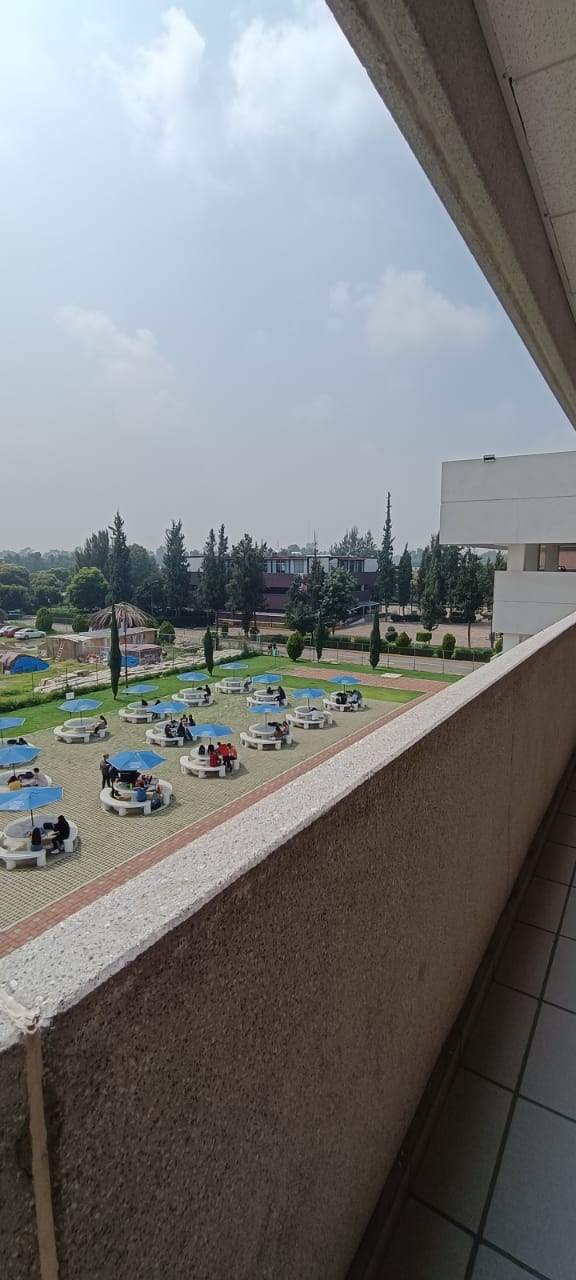
#> input picture códigos Practica 1/OP1_4.jpg, 576 x 1280 px
$ python 'Obtención_del_histograma.py'
#> lines starting #> are read from the running program, lines starting #| are printed output that depends on the picture
import cv2
import matplotlib.pyplot as plt

# Cargar la imagen en color
img0 = cv2.imread('OP1_4.jpg')
#> img0 is the input picture: shape (1280, 576, 3); mean B, G, R 122, 121.8, 119.8
img=cv2.resize(img0,(500,500))
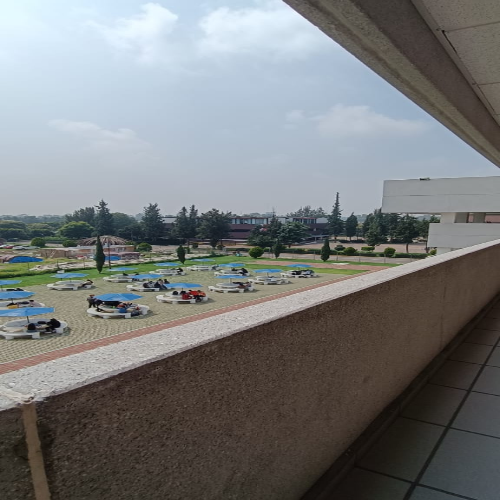
#> img: shape (500, 500, 3); mean B, G, R 121.9, 121.7, 119.7

# Verificar si la imagen fue cargada correctamente
if img is None:
    raise ValueError("No se pudo cargar la imagen. Verifica la ruta.")

# Conversión de imagen a escala de grises
gray_img = cv2.cvtColor(img, cv2.COLOR_BGR2GRAY)
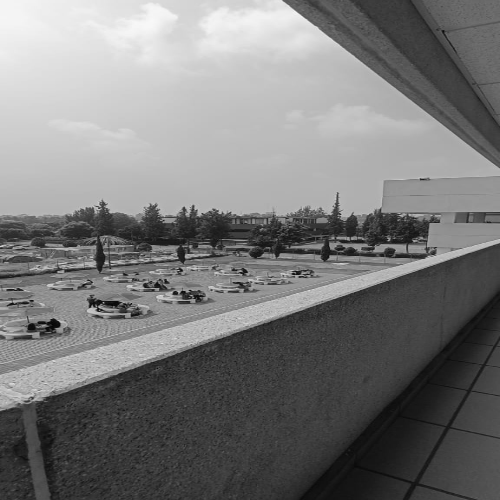
#> gray_img: shape (500, 500); min 3, max 248, mean 121.1

# Mostrar la imagen en escala de grises usando matplotlib
cv2.imshow('Imagen en Grises', gray_img)
cv2.waitKey(0)
cv2.destroyAllWindows()

# Histograma de la imagen en escala de grises
plt.hist(gray_img.ravel(), 256, [0, 256])
plt.title('Histograma en Escala de Grises')
plt.xlabel('Intensidad de píxeles')
plt.ylabel('Frecuencia')
plt.show()
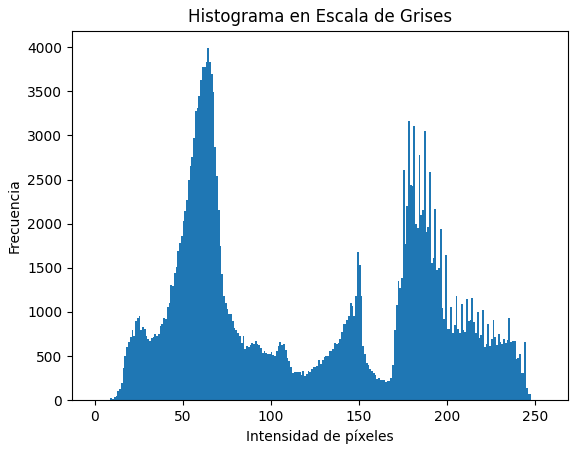
#> figure drawn by matplotlib, 1 panel; tallest bar 3988 high, from x = 64 to 65

# Histograma de los canales de color
color = ('b', 'g', 'r')


for i, col in enumerate(color):
    hist = cv2.calcHist([img], [i], None, [256], [0, 256])
    plt.plot(hist, color=col)
    plt.xlim([0, 256])

plt.title('Histograma de la Imagen en Color')
plt.xlabel('Intensidad de píxeles')
plt.ylabel('Frecuencia')
plt.show()
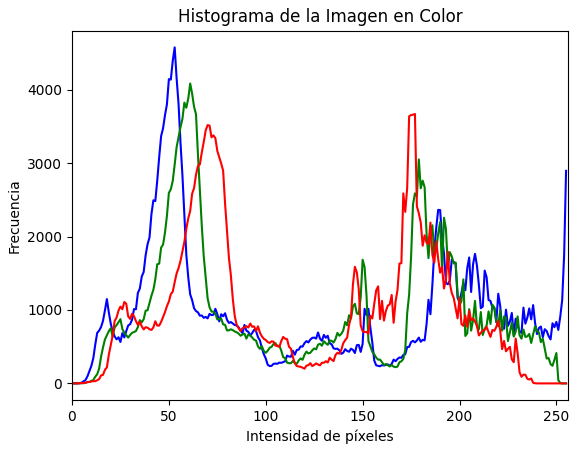
#> figure drawn by matplotlib, 1 panel; curve peaks at x = 53, y = 4576; curve peaks at x = 61, y = 4084; curve peaks at x = 177, y = 3669

$ run again, with códigos Practica 1/OP1_1.jpg copied over códigos Practica 1/OP1_4.jpg
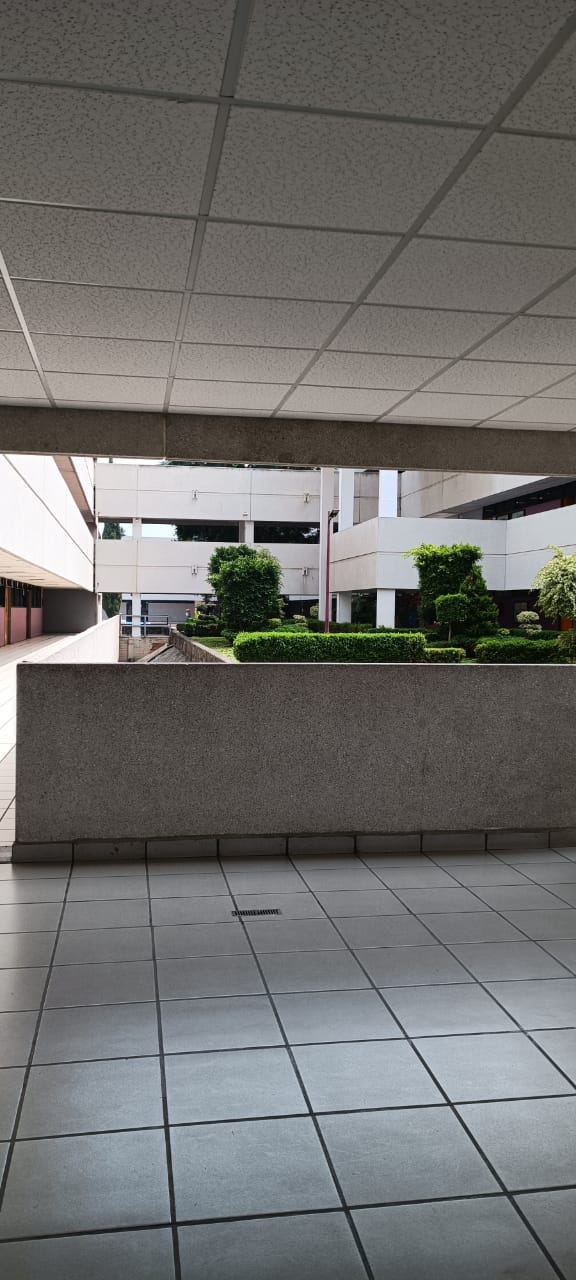
#> input picture códigos Practica 1/OP1_1.jpg, 576 x 1280 px
#> img0 is the input picture: shape (1280, 576, 3); mean B, G, R 108.5, 110.4, 111
#> `img=cv2.resize(img0,(500,500))`:
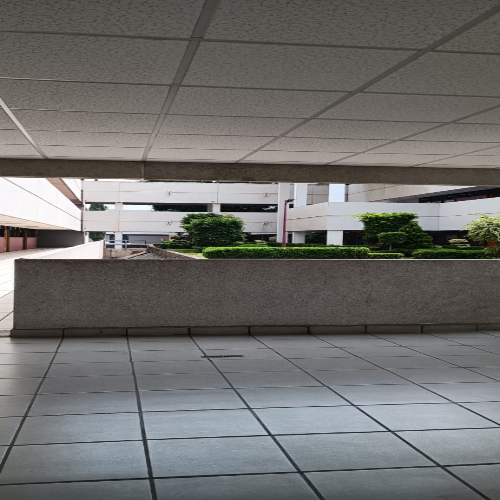
#> img: shape (500, 500, 3); mean B, G, R 108.4, 110.3, 110.9
#> `plt.show()`:
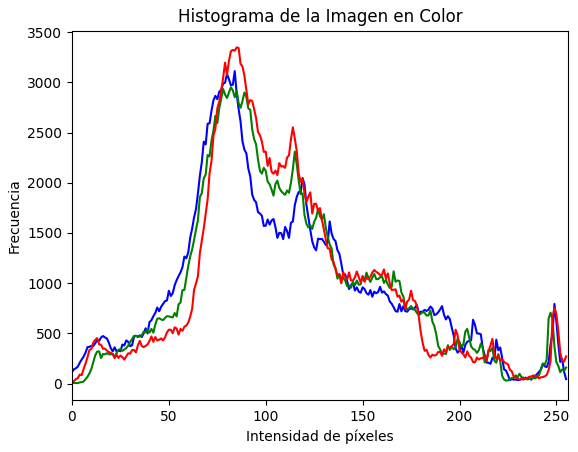
#> figure drawn by matplotlib, 1 panel; curve peaks at x = 84, y = 3113; curve peaks at x = 82, y = 2952; curve peaks at x = 85, y = 3349
